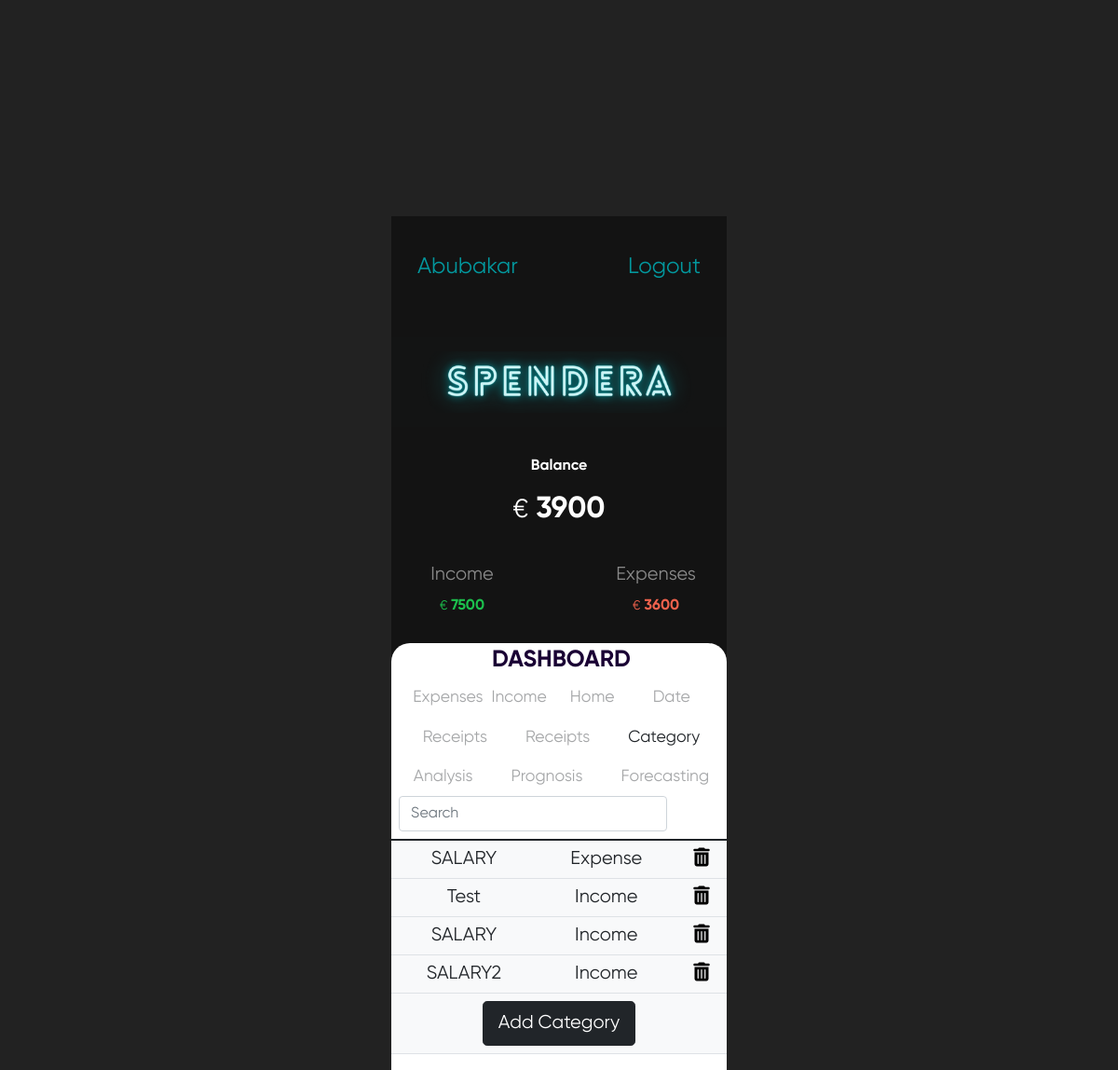
Page /Category.php (signed in) on the committed database.
### tables this page shows
CREATE TABLE `category_tb` (
  `Id` int(11) NOT NULL,
  `Category` varchar(50) NOT NULL,
  `CategoryType` varchar(50) NOT NULL
);

### controllerUserData.php (called while the page is built, shortened)
<?php
function getExpense(){
    $id=$_SESSION['id'];
    $query = "SELECT sum(Amount) as expense FROM `transaction_tb` WHERE `UserId` = $id  and `TransactionType` = 'Expense' ";
    $result = mysqli_query($GLOBALS['con'], $query);
    $expense =0;
    if ($data = mysqli_fetch_assoc($result))
    {
        $expense =$data['expense'];
    }
    return $expense;
}
function getIncome(){
    $id=$_SESSION['id'];
    $query = "SELECT sum(Amount) as Income FROM `transaction_tb` WHERE `UserId` = $id  and `TransactionType` = 'Income' ";
    $result = mysqli_query($GLOBALS['con'], $query);
    if ($data = mysqli_fetch_assoc($result))
    {
        $Income =$data['Income'];
    }
    return $Income;
}
function getBalance(){
    return getIncome()-getExpense();
}

### Category.php (the view, shortened to what this page needs)
<?php
require('controllerUserData.php');
?>
<!DOCTYPE html>
<html lang="en">
<head>
    <link href="https://cdn.jsdelivr.net/npm/bootstrap@5.1.3/dist/css/bootstrap.min.css" rel="stylesheet">
    <link rel="stylesheet" href="https://cdnjs.cloudflare.com/ajax/libs/font-awesome/6.1.1/css/all.min.css" />
    <link rel="stylesheet" href="style2.css">
</head>
<body>
    <div class="budget-container mt-5">
        <div class="container">
            <div class="row">
            <div class="col">
            <div class=" h4 text-light  mt-4 pt-2"> <a href="Home.php" class="nav-link" style="color: #03989e;"> <?php echo $_SESSION['name']; ?></a></div>
            </div>
            <div class="col"></div>
            <div class="col">
            <div class=" h4 text-light  mt-4 pt-2"> <a href="Logout.php" style="color: #03989e;" class="nav-link">Logout</a></div>
            </div>
            </div>
        </div>
        <div class="app-title" style=" font-family: 'Gilroy Bold';background:#131414;">
           <img src="logo.png" width="100%" height="10%" alt="">
        </div>
        <div class="budget-header">
            <div class="balance">
                <div class="title">
                    Balance
                </div>
                <div style=" color: #FFF;font-size: 2em;margin-top: 10px;font-family: 'Gilroy Bold';">
                    <small>€</small>
                    <?php echo getBalance();  ?>
                </div>
            </div>
            <div class="account">
                <div class="income">
                    <div class="title h5">
                        Income
                    </div>
                    <div style=" color: rgb(28, 192, 77); font-family: 'Gilroy Bold';">
                        <small>€</small>
                        <?php echo getIncome();  ?>
                    </div>
                </div>
                <div class="chart"></div>
                <div class="outcome">
                    <div class="title h5">
                        Expenses
                    </div>
                    <div style=" color: #f0624d; font-family: 'Gilroy Bold';">
                        <small>€</small>
                        <?php echo getExpense();  ?>
                    </div>
                </div>
            </div>
        </div>
        <div class="budget-dashboard">
            <div class="dash-title">DASHBOARD</div>
            <div class="toggle">
                <div class="tab1">
                    <a class="nav-link p-0  text-dark"  href="Expense.php">Expenses </a>
                </div>
                <div class="tab2 ">
                    <a class="nav-link  p-0  text-dark" href="Income.php">Income </a>
                </div>
                <div  class="tab3  p-0 ">
                <a href="Home.php" class="nav-link text-dark">
                Home
                    </a></div>
                <div class="tab4  p-0 ">
                    <a href="DateForm.php" class="nav-link text-dark">
                       Date
                    </a>
                </div>
                <div class="tab5 ">
                    <a href="Receipts.php" class="nav-link text-dark">
                        Receipts
                    </a>
                </div>
                <div class="tab5">
                <a href="#" class="nav-link text-dark">
                       Receipts
                </a>
                </div>
                <div class="tab6 active">
                    <a href="Category.php" class="nav-link text-dark">Category </a>
                </div>
                <div class="tab6">
                    <a href="Analysis.php" class="nav-link text-dark">Analysis </a>
                </div>
                <div class="tab7"> <a href="Prognosis.php" class="nav-link text-dark">Prognosis </a></div>
                <div class="tab7"> <a href="#" class="nav-link text-dark">Forecasting </a></div>
            </div>
            <div class="table-responsive">
                <table class="table text-center  bg-light mt-2" id="myTable">
                <input type="text" name="key" id="key" placeholder="Search" class="form-control mx-2" style="width: 80%;">
                    <tbody>
                        <?php
                        $query = "select * from category_tb ";
                        $result = mysqli_query($con, $query);
                        while ($data = mysqli_fetch_assoc($result)) {
                            $id = $data['Id'];
                            $Category = $data['Category'];
                            $CategoryType = $data['CategoryType'];
                            echo " <tr class='h5'>";
                            echo "<td> $Category </td>";
                            echo "<td> $CategoryType </td>";
                        ?>
                            <td>
                            <a href="Category.php?DelIdCategory=<?php echo $id ?>" style="color:black;"> <i class="fa-solid fa-trash-can"> </i> </a>
                            </td>
                        <?php
                            echo "</tr>";
                        }
                        ?>
                        <tr>
                            <td colspan="5"> <a href="AddCategory.php" class="btn btn-dark  btn-lg">Add Category</a></td>
                        </tr>
                    </tbody>
                </table>
            </div>
        </div>
    </div>
</body>
</html>

### style2.css (style rules this page uses)
body { background-color: #222; font-family: 'Gilroy'; }
* { font-family: 'Gilroy'; list-style: none; text-decoration: none; -webkit-user-select: none; -moz-user-select: none; -ms-user-select: none; user-select: none; }
.budget-container { position: absolute; width: 360px; height: 780px; top: 50%; left: 50%; transform: translateX(-50%) translateY(-50%); background-color: rgb(19, 19, 19); }
.budget-container .app-title { margin-top: 45px; padding: 15px; text-align: center; font-style: italic; font-size: 25px; background-color: grey; color: black; }
.budget-header .balance { margin-top: 30px; text-align: center; }
.budget-header .balance .title { color: #FFF; font-size: 1em; font-family: 'Gilroy Bold'; }
.budget-header .account { display: block; width: 310px; margin: 35px auto 0; line-height: 1.7em; text-align: center; }
.budget-header .account .income, .chart, .outcome { height: 50px; display: inline-block; width: 100px; vertical-align: middle; }
.budget-header .account .income .title { color: #FFF; opacity: 0.5; }
.budget-header .account .outcome .title { color: #FFF; opacity: 0.5; }
.budget-dashboard, .new-transaction-dashboard { display: block; width: 360px; height: 470px; background-color: #FFF; margin-top: 35px; border-radius: 20px 20px 0 0; }
.budget-dashboard .dash-title, .new-transaction-dashboard .dash-title { display: flex; color: #1a0034; font-size: 25px; margin-left: 5px; font-family: 'Gilroy Bold'; justify-content: center; }
.toggle { display: block; text-align: center; }
.toggle .tab1, .tab2, .tab3, .tab4, .tab5, .tab6, .tab7 { display: inline-block; cursor: pointer; font-size: 1.1em; color: #1a0034; font-family: 'Gilroy Bold'; opacity: 0.4; }
.toggle .tab2, .tab3, .tab4, .tab5, .tab6, .tab7 { margin-left: 5px; }
.active { opacity : 1 !important; }
.budget-dashboard input { -webkit-user-select: auto; -moz-user-select: auto; -ms-user-select: auto; user-select: auto; }

### Category.php (style rules this page uses)
.toggle { display: block; text-align: center; }
.toggle .tab1, .tab2, .tab3, .tab4, .tab5, .tab6, .tab7 { display: inline-block; cursor: pointer; font-size: 1.1em; color: #1a0034; font-family: 'Gilroy Bold'; opacity: 0.4; }
.toggle .tab2, .tab3, .tab4, .tab5, .tab6, .tab7 { margin-left: 5px; }

### rows in the picture
category_tb: Category "SALARY", CategoryType "Expense"
category_tb: Category "Test", CategoryType "Income"
category_tb: Category "SALARY", CategoryType "Income"
category_tb: Category "SALARY2", CategoryType "Income"

### other values in the picture
$_SESSION['name'] "Abubakar"
getBalance() "3900"
getIncome() "7500"
getExpense() "3600"
